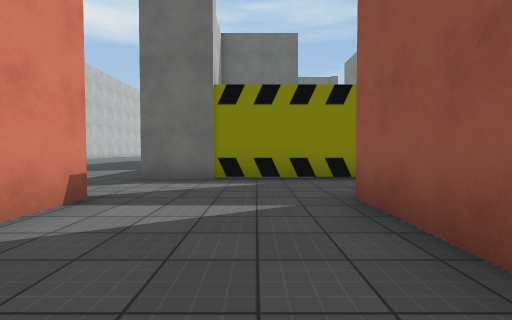
[1] (above)

24 first-person views from a walk through a 3-D level made in the Unity game engine. The camera is 1.2 m above the floor, tilts 2° down and sees 85° across. The floor is counted in squares, 2 m on a side. Each view is taken from the middle of a square. On the plan, view 1 faces up. The plan holds only what a view shows up to about 9 squares ahead; the rest is blank. The place goes on beyond the plan. The player character is not drawn. Some surface patterns are stand-ins.

[2]
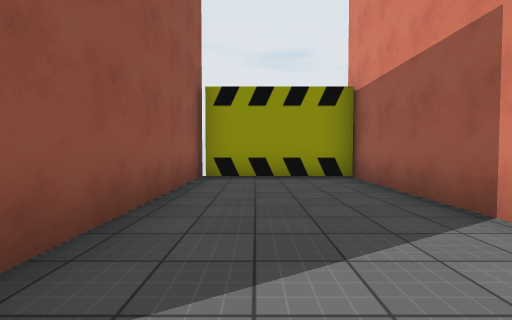

[3]
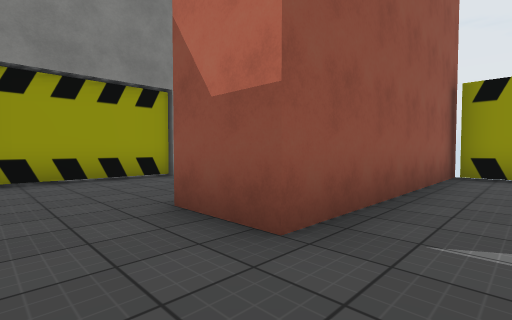

[4]
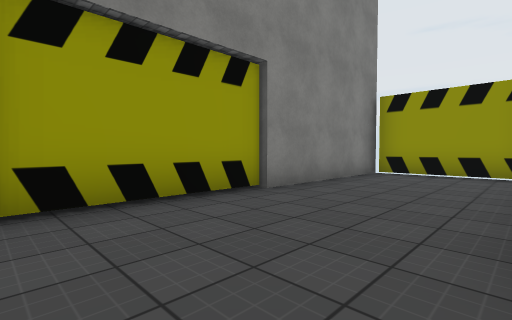

[5]
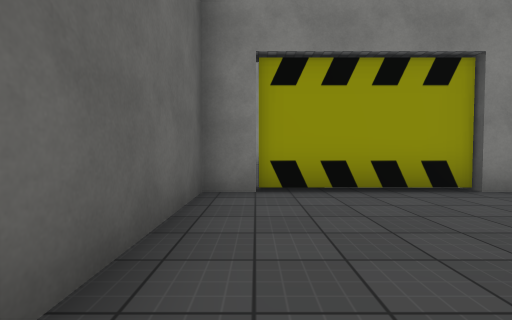

[6]
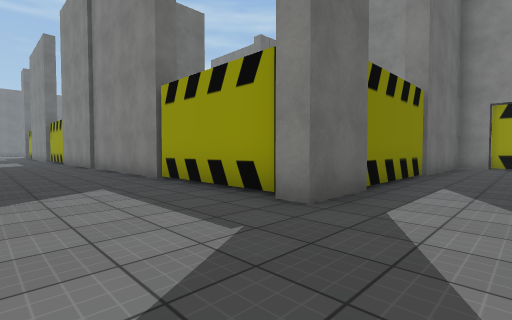

[7]
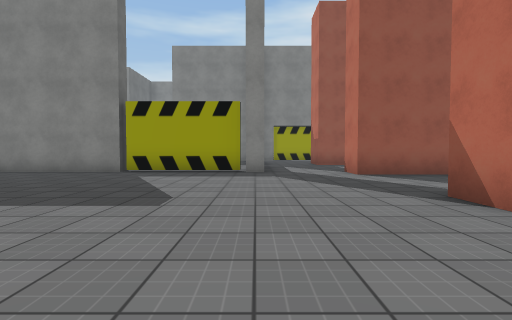

[8]
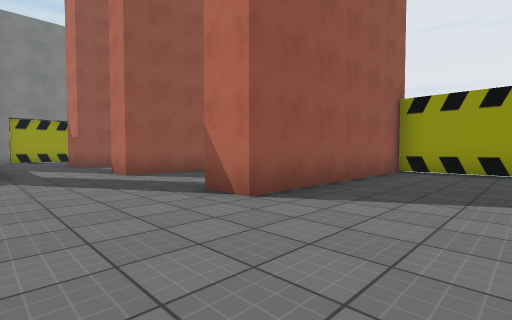

[9]
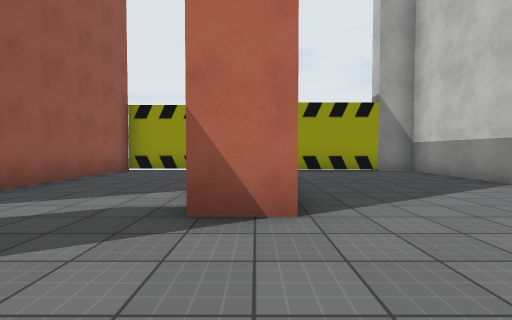

[10]
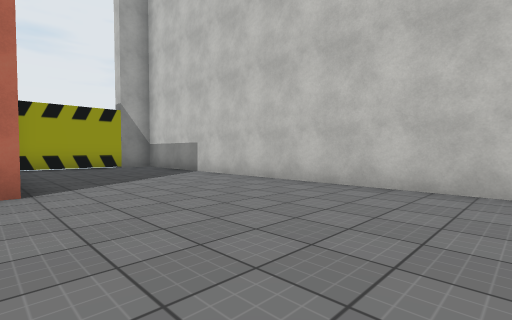

[11]
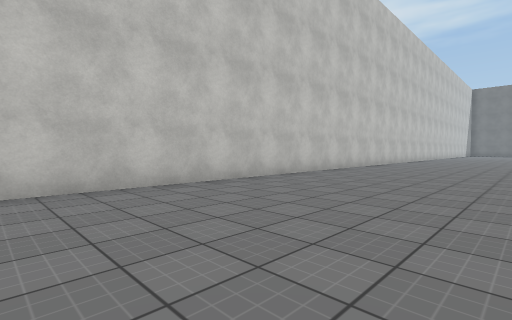

[12]
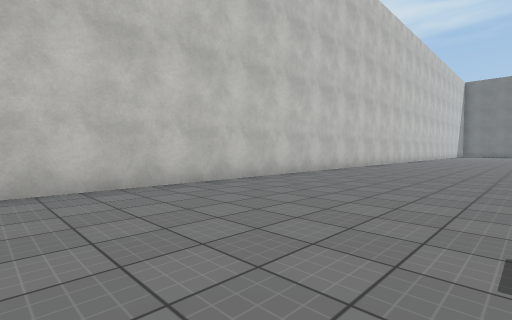

[13]
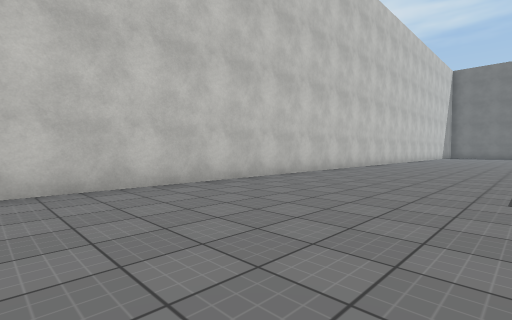

[14]
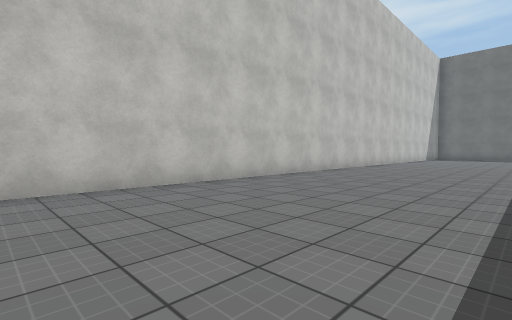

[15]
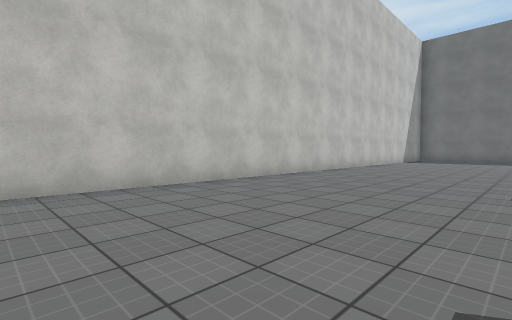

[16]
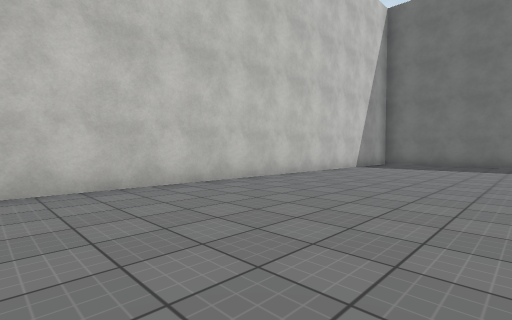

[17]
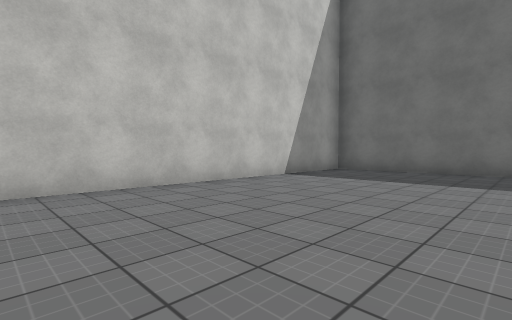

[18]
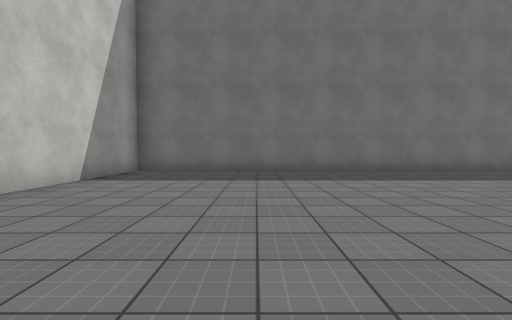

[19]
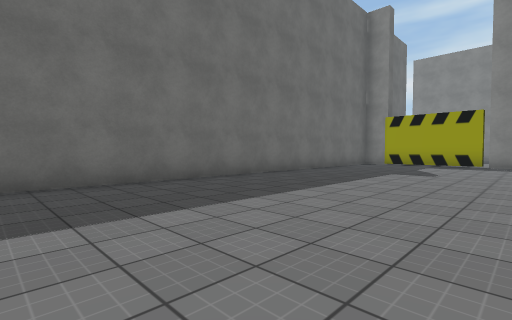

[20]
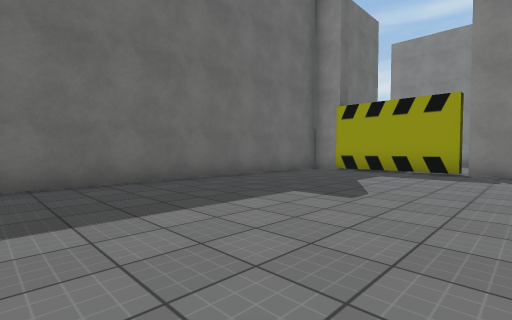

[21]
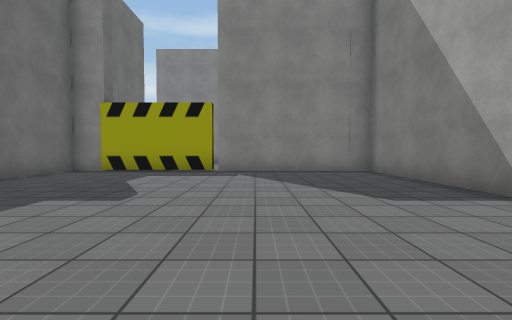

[22]
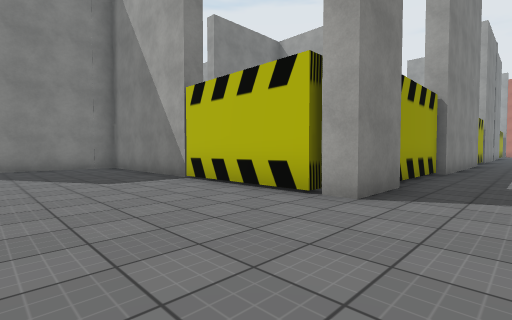

[23]
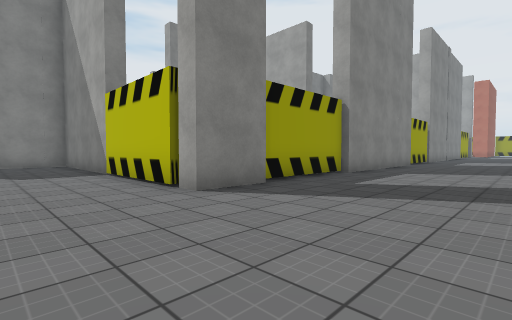

[24]
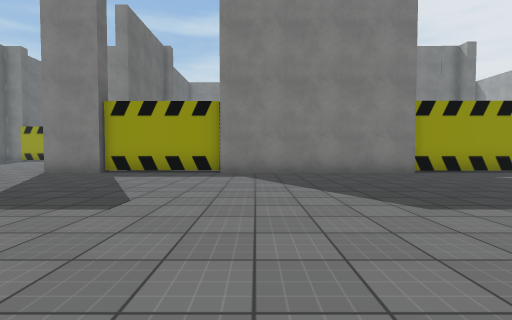

### Floor plan
Ten units are one square. View 1 is at (0, 0); x grows to the right and y downward. Boxes are objects, and circles mark ways between rooms. Rooms are numbered by the first view taken in them; rooms with no view inside come last. Other rooms are left out.
<svg viewBox="-120 -407 195 437">
<path fill="none" stroke="#000" d="M-21 -35 -21 20 11 20M24 -58 -23 -58M12 25 12 -35 28 -35M65 -50 60 -50M33 23 59 23M61 25 61 -58 24 -58M-25 -216 -25 -270M-23 -189 -23 -216M-23 -270 -23 -302M-25 -301 -25 -317 61 -317 61 -402 -115 -402 -115 20 -74 20 -74 -35 -64 -35M-18 -314 -18 -319M-23 -58 -23 -140M-50 23 -31 23 -31 -35 -21 -35"/>
<circle cx="20" cy="-45" r="3" fill="#2a7"/>
<circle cx="-20" cy="-45" r="3" fill="#2a7"/>
<text x="0" y="-20">1</text>
<text x="40" y="-20">2</text>
<text x="-60" y="-220">3</text>
</svg>
Room 1 opens to room 2. Room 1 opens to room 3.

Where each view was taken, in squares from view 1:
view 1: 0 up, 0 right, facing up
view 2: 4 up, 0 right, facing down
view 3: 5 up, 0 right, facing down-right
view 4: 5 up, 3 right, facing down-right
view 5: 5 up, 2 right, facing right
view 6: 4 up, 5 left, facing up-right
view 7: 6 up, 10 left, facing right
view 8: 6 up, 10 left, facing down-right
view 9: 6 up, 7 left, facing down
view 10: 8 up, 7 left, facing down-left
view 11: 6 up, 7 left, facing up-left
view 12: 10 up, 7 left, facing up-left
view 13: 15 up, 7 left, facing up-left
view 14: 19 up, 7 left, facing up-left
view 15: 23 up, 7 left, facing up-left
view 16: 28 up, 7 left, facing up-left
view 17: 32 up, 7 left, facing up-left
view 18: 32 up, 8 left, facing up
view 19: 35 up, 6 left, facing up-right
view 20: 35 up, 2 left, facing up-right
view 21: 35 up, 2 left, facing right
view 22: 35 up, 4 left, facing down-right
view 23: 34 up, 6 left, facing down-right
view 24: 26 up, 10 left, facing right
